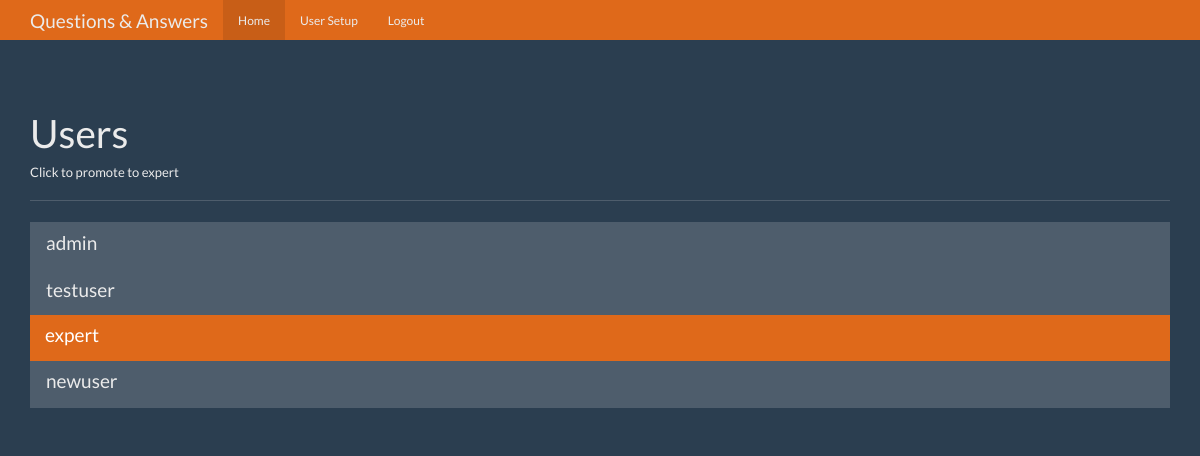
Before: /users (signed in) with the older database file.
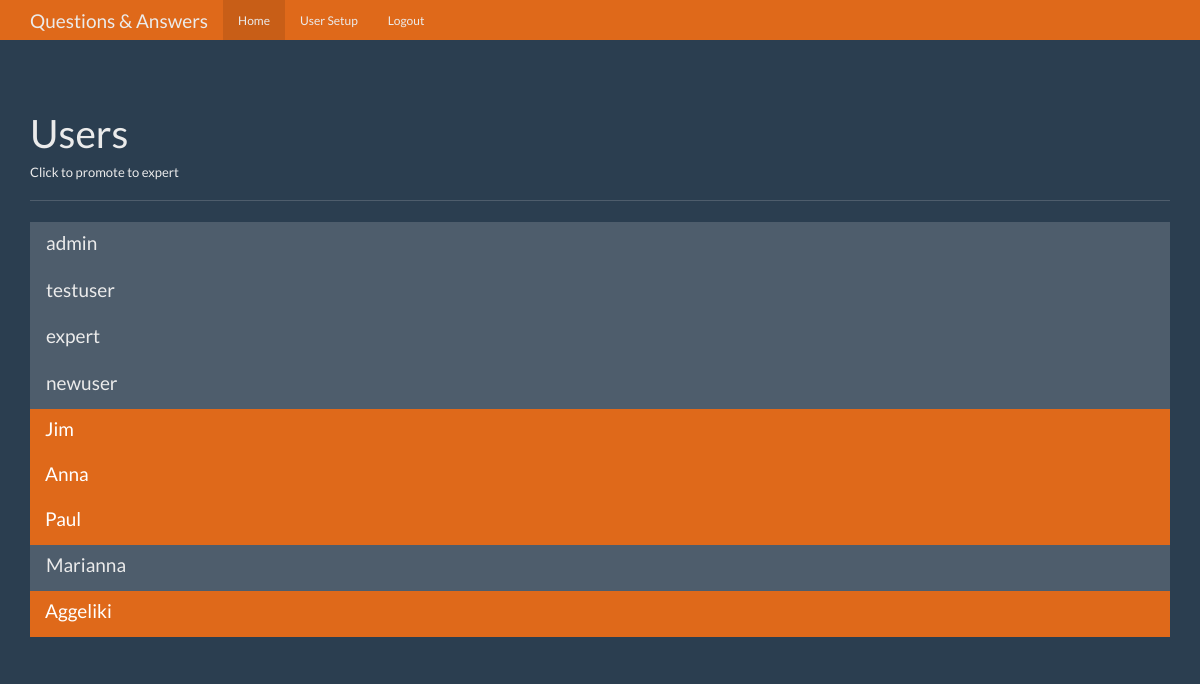
After: the same page with the newer database file.
### tables this page shows
CREATE TABLE users (
	id integer primary key autoincrement,
	name text not null,
	password text not null,
	expert boolean not null,
	admin boolean not null
);

### app.py (the view)
@app.route('/users')
def users():
	user = get_current_user()
	if not user:
		return redirect(url_for('login'))
	if user['admin'] == 0:
		return redirect(url_for('index'))
	db = get_db()
	user_cur = db.execute('select id, name, expert, admin from users')
	user_results = user_cur.fetchall()
	return render_template('users.html', user=user, users=user_results)

### app.py (called while the page is built)
def get_current_user():
	user_result = None
	if 'user' in session:
		user = session['user']
		db = get_db()
		user_cur = db.execute('select id, name, password, expert, admin from users where name = ?', [user])
		user_result = user_cur.fetchone()
	return user_result

### database.py (called while the page is built)
def connect_db():
	sql = sqlite3.connect('C:/Users/Akis/Documents/flask_question_answer/questions.db')
	sql.row_factory = sqlite3.Row
	return sql

def get_db():
	if not hasattr(g, 'sqlite_db'):
		g.sqlite_db = connect_db()
	return g.sqlite_db

### templates/users.html (shortened to what this page needs)
{% extends "base.html" %}
{% from "show_links.html" import show_links %}
{% block nav %}
{{ show_links(user) }}
{% endblock %}
{% block body%}
      <div class="page-header">
        <h1>Users</h1>
        <h6>Click to promote to expert</h6>
      </div>
      <div class="row">
        <div class="col-lg-12">
          <div class="list-group">
            {% for user in users %}
            <a href="{{ url_for('promote', user_id=user['id']) }}" class="list-group-item {% if user['expert'] == 1 %} active {% endif %}">
              <h4 class="list-group-item-heading">{{ user['name'] }}</h4>
            </a>
            {% endfor %}
          </div>
        </div>
      </div>
{% endblock %}

### templates/base.html (shortened to what this page needs)
<!DOCTYPE html>
<html lang="en">
  <head>
    <link href="{{ url_for('static', filename ='bootstrap.min.css') }}" rel="stylesheet">
    <link href="{{ url_for('static', filename ='theme.css') }}" rel="stylesheet">
  </head>
  <body>
    <nav class="navbar navbar-inverse navbar-fixed-top">
      <div class="container">
        <div class="navbar-header">
          <a class="navbar-brand" href="{{ url_for('index') }}">Questions & Answers</a>
        </div>
        <div id="navbar" class="navbar-collapse collapse">
        {% block nav %}{% endblock %}
        </div>
      </div>
    </nav>
    <div class="container theme-showcase" role="main">
      {% block body %}{% endblock %}
    </div>
  </body>
</html>

### templates/show_links.html (shortened to what this page needs)
{% macro show_links(user) %}
<ul class="nav navbar-nav">
	<li class="active"><a href="{{ url_for('index') }}">Home</a></li>
	{% if user and user['admin'] == 1 %}
	<li><a href="{{ url_for('users') }}">User Setup</a></li>
	{% endif %}
	{% if user %}
	<li><a href="{{ url_for('logout') }}">Logout</a></li>
	{% endif %}
</ul>
{% endmacro %}

### static/theme.css (style rules this page uses)
body { padding-top: 70px; padding-bottom: 30px; }

Changed rows visible on the page:
changed users "expert": expert True → False (drawn)
added users: name "Jim", expert True (drawn)
added users: name "Anna", expert True (drawn)
added users: name "Paul", expert True (drawn)
added users: name "Marianna", expert False (drawn)
added users: name "Aggeliki", expert True (drawn)
